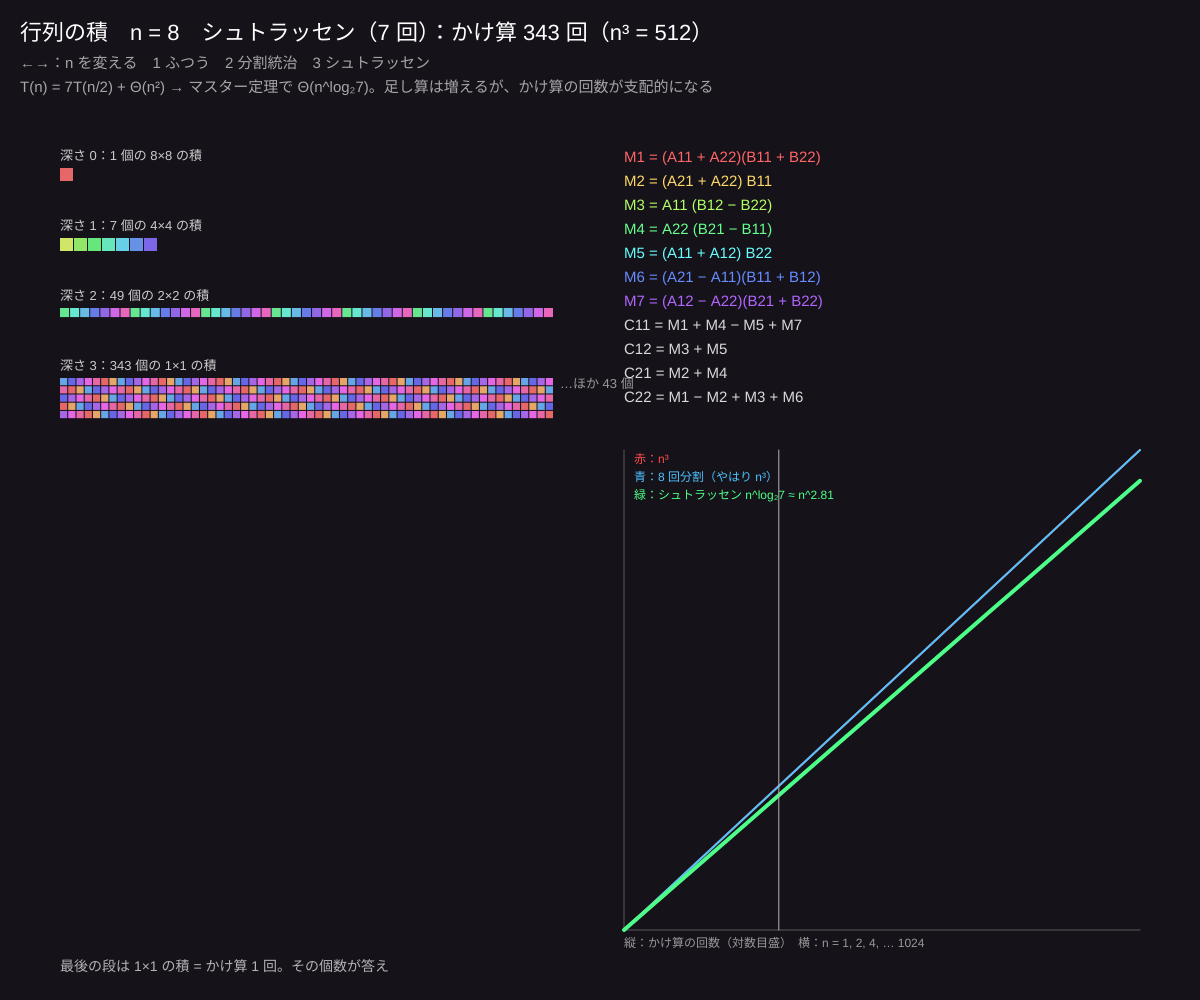
Frame 1 (no input)
Frame 60 (no input): identical to frame 1, image omitted
Frame 120 (the mouse pressed at the canvas centre since frame 60): identical to frame 1, image omitted

The p5.js sketch that drew this single still picture (run headless with seeded random() and noise() and a simulated clock; from frame 60 on, the mouse is pressed at the canvas centre):

// p5.js sketch
// ── sketch.js
// ============================================
// 04 行列のかけ算とシュトラッセン法
// n×n の行列の積は、ふつうに計算すると n³ 回のかけ算。
// 半分ずつ 4 つのブロックに分けると 8 回の小さな積。シュトラッセン（1969）は工夫して 7 回にした
// 1 回へらすだけで、くり返すと n^2.81 に。グラフで差が広がっていくのを見よう
// ←→：行列の大きさ n（2 のべき乗）　1：ふつう　2：分割統治（8 回）　3：シュトラッセン（7 回）
// ============================================

let k = 3;              // ★ n = 2^k
let method = 3;

function setup() {
  createCanvas(windowWidth, windowHeight);
  colorMode(HSB, 360, 100, 100, 100);
}

// かけ算の回数を再帰で数える（T(n) = 8T(n/2) または 7T(n/2)、ブロックが 1×1 になったら 1 回）
function mults(n, m) {
  if (m === 1) return n * n * n;
  if (n === 1) return 1;
  return (m === 2 ? 8 : 7) * mults(n / 2, m);
}

function draw() {
  background(270, 30, 10);
  let n = Math.pow(2, k);
  // 左：再帰の木。深さ d には (分かれ方)^d 個の小さな積がある
  let S = min(height - 220, width * 0.42);
  let x0 = 60, y0 = 150;
  let br = method === 1 ? 1 : method === 2 ? 8 : 7;
  let levels = method === 1 ? 1 : k + 1;
  let rowH = min(70, (height - y0 - 60) / max(1, levels));
  for (let d = 0; d < levels; d++) {
    let count = Math.pow(br, d), size = n / Math.pow(2, d);
    let y = y0 + d * rowH;
    noStroke(); fill(0, 0, 80); textSize(13); textAlign(LEFT, TOP);
    text('深さ ' + d + '：' + count.toLocaleString() + ' 個の ' + size + '×' + size + ' の積', x0, y);
    let cell = max(2, min(14, (S - 10) / min(count, 60)));
    let shown = min(count, 60 * max(1, floor((rowH - 22) / cell)));
    for (let i = 0; i < shown; i++) {
      fill((d * 70 + (i % br) * 30) % 360, 55, 90);
      rect(x0 + (i % 60) * cell, y + 18 + floor(i / 60) * cell, cell - 1, cell - 1);
    }
    if (count > shown) { fill(0, 0, 60); text('…ほか ' + (count - shown).toLocaleString() + ' 個', x0 + 60 * cell + 6, y + 18); }
  }
  fill(0, 0, 70); noStroke(); textSize(14); textAlign(LEFT, TOP);
  text(method === 1 ? '三重ループで n³ 回' : '最後の段は 1×1 の積 = かけ算 1 回。その個数が答え', x0, height - 40);

  // 右上：7 つの積（シュトラッセン）
  let rx = x0 + S + 60;
  textSize(15); fill(0, 0, 90);
  let lines = method === 3 ? [
    'M1 = (A11 + A22)(B11 + B22)', 'M2 = (A21 + A22) B11', 'M3 = A11 (B12 − B22)', 'M4 = A22 (B21 − B11)',
    'M5 = (A11 + A12) B22', 'M6 = (A21 − A11)(B11 + B12)', 'M7 = (A12 − A22)(B21 + B22)',
    'C11 = M1 + M4 − M5 + M7', 'C12 = M3 + M5', 'C21 = M2 + M4', 'C22 = M1 − M2 + M3 + M6'] :
    method === 2 ? ['C11 = A11·B11 + A12·B21', 'C12 = A11·B12 + A12·B22', 'C21 = A21·B11 + A22·B21', 'C22 = A21·B12 + A22·B22', '→ 小さな積が 8 回'] :
    ['C[i][j] = Σ A[i][k] · B[k][j]', '→ i, j, k の三重ループで n³ 回'];
  for (let i = 0; i < lines.length; i++) { fill(i < 7 && method === 3 ? color(i * 45, 60, 100) : color(0, 0, 85)); text(lines[i], rx, y0 + i * 24); }

  // 右下：回数のグラフ（対数）
  let gx = rx, gy = y0 + 300, gw = width - rx - 60, gh = height - gy - 70;
  if (gh > 80) {
    stroke(0, 0, 35); line(gx, gy + gh, gx + gw, gy + gh); line(gx, gy, gx, gy + gh);
    let maxV = Math.log2(mults(Math.pow(2, 10), 1));
    for (let m = 1; m <= 3; m++) {
      noFill(); stroke([0, 0, 200, 140][m], 70, 100); strokeWeight(m === method ? 4 : 2);
      beginShape();
      for (let e = 0; e <= 10; e++) vertex(gx + e / 10 * gw, gy + gh - Math.log2(mults(Math.pow(2, e), m)) / maxV * gh);
      endShape();
    }
    stroke(0, 0, 70); strokeWeight(1); line(gx + k / 10 * gw, gy, gx + k / 10 * gw, gy + gh);
    noStroke(); fill(0, 0, 60); textSize(12);
    text('縦：かけ算の回数（対数目盛）　横：n = 1, 2, 4, … 1024', gx, gy + gh + 8);
    fill(0, 70, 100); text('赤：n³', gx + 10, gy + 4); fill(200, 70, 100); text('青：8 回分割（やはり n³）', gx + 10, gy + 22); fill(140, 70, 100); text('緑：シュトラッセン n^log₂7 ≈ n^2.81', gx + 10, gy + 40);
  }

  let names = ['', 'ふつうの計算', '分割統治（8 回）', 'シュトラッセン（7 回）'];
  noStroke(); fill(0, 0, 100); textSize(22); textAlign(LEFT, BASELINE);
  text('行列の積　n = ' + n + '　' + names[method] + '：かけ算 ' + mults(n, method).toLocaleString() + ' 回（n³ = ' + (n * n * n).toLocaleString() + '）', 20, 40);
  fill(0, 0, 65); textSize(15);
  text('←→：n を変える　1 ふつう　2 分割統治　3 シュトラッセン', 20, 68);
  text('T(n) = 7T(n/2) + Θ(n²) → マスター定理で Θ(n^log₂7)。足し算は増えるが、かけ算の回数が支配的になる', 20, 92);
}

function keyPressed() {
  if (key === RIGHT_ARROW) k = min(7, k + 1);
  if (key === LEFT_ARROW) k = max(0, k - 1);
  if (key >= '1' && key <= '3') method = int(key);
}
function windowResized() { resizeCanvas(windowWidth, windowHeight); }

// ---------- やってみよう ----------
// 1. n = 128 で、ふつうとシュトラッセンのかけ算の回数は何倍ちがう？
// 2. 「8 回」の分割統治が n³ から速くならない理由を、T(n) = 8T(n/2) から考えよう
// 3. 実際の計算機では小さいブロックはふつうに計算したほうが速い。mults を「n ≤ 8 ならふつう」に変えよう
